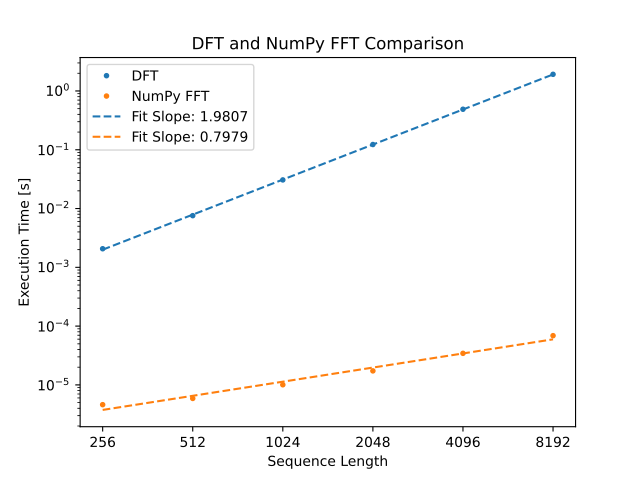

This chart was generated by the following Python code:
"""
TKC!
Discrete Fourier Transform
Matthew Wong
Phys 129L Hw7 Pb2
2022-02-24
"""


import time
import numpy as np
import matplotlib.pyplot as plt
from scipy.optimize import curve_fit
from matplotlib.ticker import (ScalarFormatter,
                               NullFormatter,
                               NullLocator)


def timer(func):
    """A timing decorator.

    Args:
        func: The function to time.

    Returns:
        wrapper: A wrapper function.
    """
    ITERATIONS = 10
    
    def wrapper(*args, **kwargs):
        start_t = time.perf_counter()
        for _ in range(ITERATIONS):
            result = func(*args, **kwargs)
        elapsed = time.perf_counter() - start_t
        perloop = elapsed / ITERATIONS
        print(f"{ITERATIONS} loops completed in {elapsed:6g}"
              f" s, {perloop:6g} s per loop")
        return perloop
    return wrapper


def dft(seq, n=None, memlimit=1024):
    """The discrete Fourier transform of a sequence of complex numbers.

    Implements the following formula:
        X_k = sum(x_n * exp(-2Pi*i*k*n/N))
    where X_k is the transformed number, x_n is the input number,
    k is the current index, and n is the number of terms. k is
    broadcasted and multiplied so we can take advantage of vectorized
    operations.

    For large n, we use chunking to reduce looping overhead without
    blowing up memory usage. Since we are using broadcasting for speed,
    we wind up with an nxn matrix, which can get out of hand for 
    large n. If the memory needed exceeds memlimit, then we chunk the
    data into subdivisions that don't exceed memlimit. However, the main
    bottleneck is in the np.exp() function, so there isn't much
    optimization we can do.

    Args:
        seq [cmpl]: A numpy array of complex numbers.
        n: Optional length of the transformed axis. If n is smaller than
            the length of the input, the input is cropped. If it is
            larger, the input is padded with zeros. If n is not given,
            the length of the sequence is used. This is made so the
            function call is similar to the numpy.fft.fft() function
            call.
        memlimit: The size in MiB to limit the arrays to.
    
    Returns:
        output [cmpl]: A numpy array of the transformed numbers.
    """
    N = n
    if not N:
        N = len(seq)
    else:
        temp = np.zeros(N, dtype=np.complex128)
        temp[:len(seq)] = seq[:N]
        seq = temp
    n = np.arange(N)
    output = np.zeros(N, dtype=np.complex128)

    arrsize = seq.itemsize * seq.size**2 # bytes
    chunks = int(np.ceil(arrsize/(memlimit*1024**2)))
    k = n[:, None]
    k = np.array_split(k, chunks)
    
    counter = 0
    for sub in k:
        values = np.sum(seq * np.exp(-2j*np.pi*n*sub/N), axis=1)
        begin = sub[0,0]
        end = sub[-1,0]
        output[begin:end+1] = values
        if chunks > 1:
            counter += 1
            print(f"Processed {counter}/{chunks} chunks")

    return output


def seq_gen(length):
    """Generates a sequence of random complex numbers.

    Args:
        length: The length of the sequence.
    
    Returns:
        seq: A sequence of random complex numbers.
    """
    return np.random.random(length) + np.random.random(length)*1j


def plot_data(seq_lengths, dft_times, fft_times, dft_fit, fft_fit):
    """Plots the comparison between the DFT and FFT functions.

    Args:
        seq_lengths: The sequence lengths tested (x-axis).
        dft_times: The DFT times for each length (y-axis).
        fft_times: The FFT times for each length.
        dft_fit: A tuple containing the fit function and the
            fit coefficients. The coefficients are a list satisfying
            log(y) = log(A)*x + log(B), which plots as a straight line
            on a log-log scale.
        fft_fit: The same thing as dft_fit, but for FFT values.
    """
    _, ax = plt.subplots()
    ax.loglog(seq_lengths, dft_times, ls='', marker='.', label="DFT")
    ax.loglog(seq_lengths, fft_times, ls='', marker='.', label="NumPy FFT")
    ax.loglog(seq_lengths, dft_fit[0], ls="--", color="tab:blue",
              label=f"Fit Slope: {dft_fit[1][0]:.4f}")
    ax.loglog(seq_lengths, fft_fit[0], ls="--", color="tab:orange",
              label=f"Fit Slope: {fft_fit[1][0]:.4f}")
    ax.xaxis.set_major_formatter(ScalarFormatter())
    ax.xaxis.set_minor_locator(NullLocator())
    ax.xaxis.set_minor_formatter(NullFormatter())
    ax.set_xticks(seq_lengths, seq_lengths)
    ax.set_ylabel("Execution Time [s]")
    ax.set_xlabel("Sequence Length")
    ax.set_title("DFT and NumPy FFT Comparison")
    ax.legend()
    plt.savefig("fourier.pdf", format="pdf")
    plt.show()


def main():
    """Work on Fourier transforms.

    Timing is done through a decorator.
    """
    SEQ_LENGTHS = (256, 512, 1024, 2048, 4096, 8192)
    dft_times = []
    fft_times = []
    for seq_length in SEQ_LENGTHS:
        print(f"\nStarting DFT test on sequence of length {seq_length}")
        dft_times.append(dft(seq_gen(seq_length)))
        print(f"\nStarting NumPy FFT test on sequence of length {seq_length}")
        fft_times.append(np.fft.fft(seq_gen(seq_length)))

    fit_x = np.log(SEQ_LENGTHS)
    coeffs = [np.polyfit(fit_x, np.log(times), deg=1)
              for times in (dft_times, fft_times)]
    poly = [np.poly1d(coeff) for coeff in coeffs]
    fits = [(np.exp(f(fit_x)), coeffs[i]) for i,f in enumerate(poly)]
    plot_data(SEQ_LENGTHS, dft_times, fft_times, *fits)

        
if __name__ == "__main__":
    # wrap the functions with the timer
    dft = timer(dft)
    np.fft.fft = timer(np.fft.fft)
    main()
